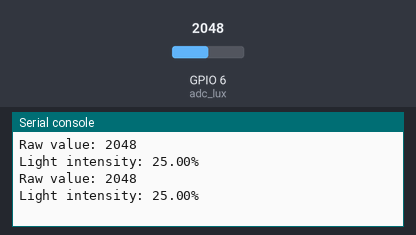
This program was run on a simulated ESP32 board running MicroPython. On the bench: the last lines printed to the serial console. The inputs (shaded band) are chosen by the test bench; at power-on: GPIO 6 (adc_lux) = 2048 (analog values on the 0–4095 scale).

Above: at 1.2 s.
1.3 s: GPIO 6 (adc_lux) set to 2866
At 2.6 s:
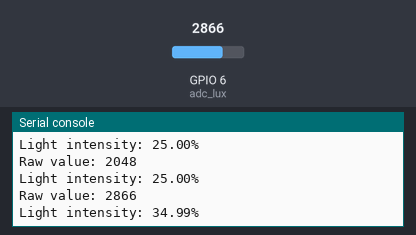
2.8 s: GPIO 6 (adc_lux) set to 3603
At 3.8 s:
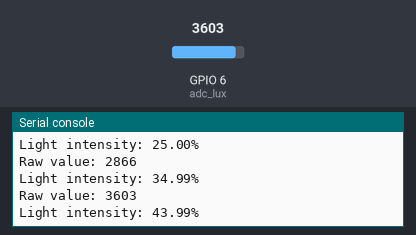
Timing chart, 0 to 5.8 s (numbered marks = the images above; inputs shaded):
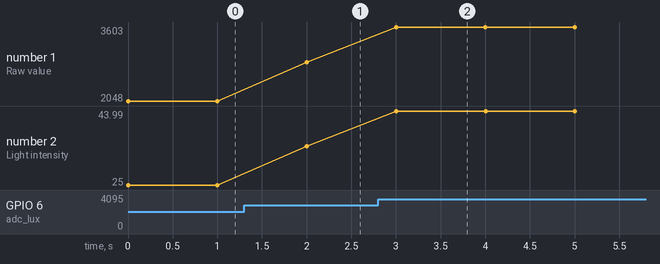

Measured:
- after the input at 1.3 s, the serial console: prints a new line after 0.70 s (image 1)
- after the input at 2.8 s, the serial console: prints a new line after 0.20 s (image 2)
- plotted number 1: 2048 → 2866 after the input at 1.3 s, 2866 → 3603 after the input at 2.8 s
- plotted number 2: 25 → 34.99 after the input at 1.3 s, 34.99 → 43.99 after the input at 2.8 s

The program:

light_intensity.py
```python
#!/usr/bin/env python
# -*-coding:utf-8 -*-
'''
@File    :   light_intensity.py
@Time    :   2024/03/26 10:26:29
@Author  :   Uras Ayanoglu
@Version :   1.0
@Contact :   uras.ayanoglu@edu.turkuamk.fi
@License :   (C)Copyright 2024, Uras Ayanoglu
@Desc    :   A small script to read the raw adc value, and light intensity from a photoresistor and print the percentage of light intensity
'''

from machine import Pin, ADC
import time

# Initialize ADC for sensors
adc_lux = ADC(Pin(6)) # photoresistor that will be used to measure the light intensity
adc_lux.atten(ADC.ATTN_11DB)

def read_light_intensity():
    # Read ADC value
    raw_value = adc_lux.read()
    print("Raw value: {}".format(raw_value))

    # Adjust for the actual maximum ADC value observed
    actual_max_adc_value = 8191

    # Normalize the reading to a percentage (0-100%)
    percentage = (raw_value / actual_max_adc_value) * 100

    # Ensure the percentage is within 0-100%
    percentage = max(0, min(percentage, 100))
    return percentage


while True:
    # Continuously read the light intensity and update LED state
    light_intensity = read_light_intensity()
    print("Light intensity: {:.2f}%".format(light_intensity))

    # Delay to prevent rapid polling (adjust as needed)
    time.sleep(1)
```
